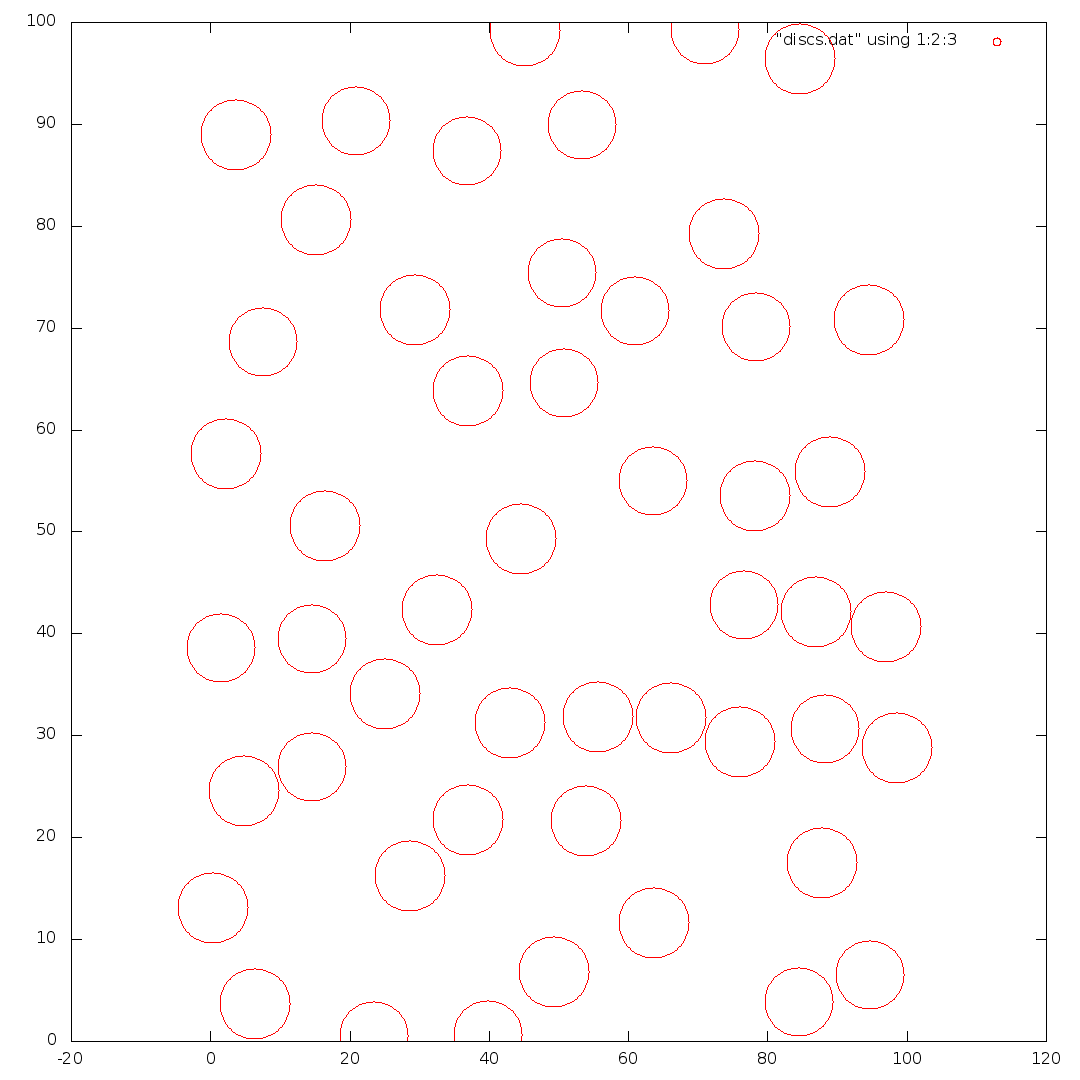

Write gnuplot code to recreate this figure.
plot "discs.dat" using 1:2:3 with circles
